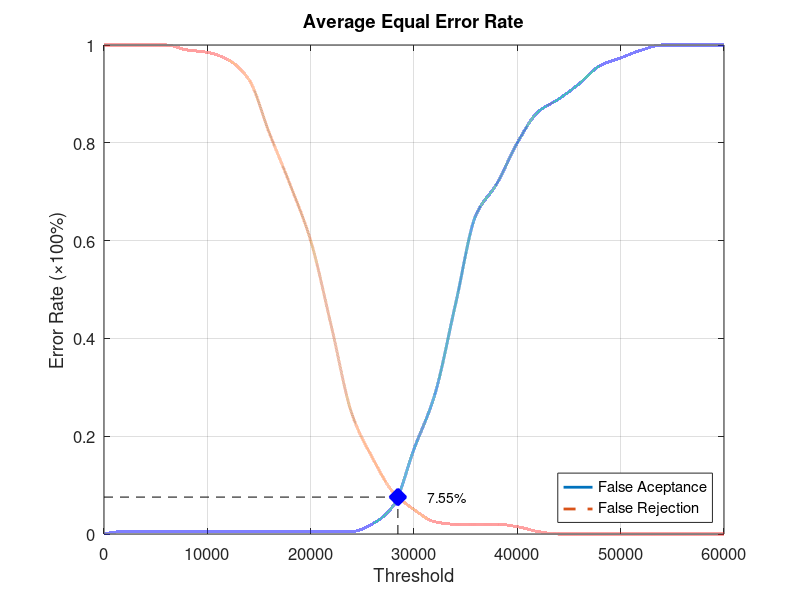
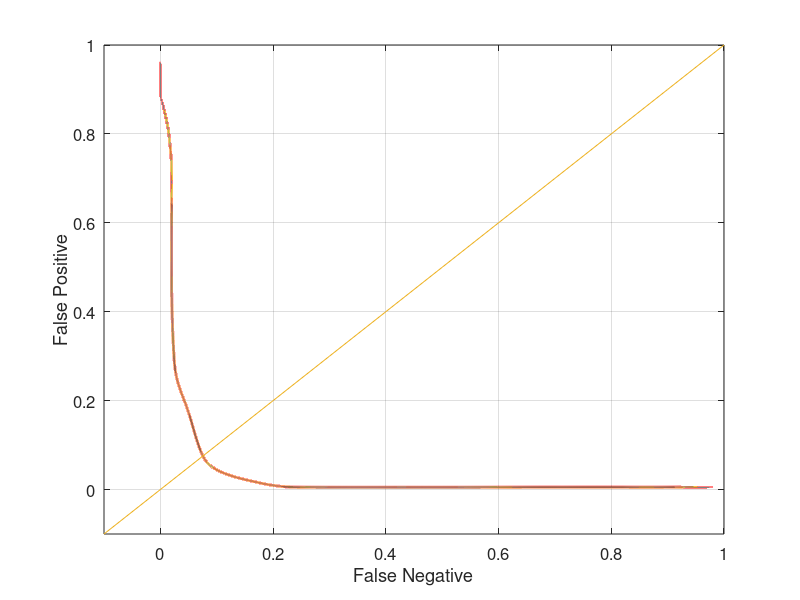

Write MATLAB code to recreate these figures, in order.
function yEER = Database3_4
close all;
clear;
clc;
x = 0:2000:60000;
xq = 0:0.5:60000;

y0 = [0 0.00526316 0.00526316 0.00526316 0.00526316 0.00526316 0.00526316 0.00526316 0.00526316 0.00526316 0.00526316 0.00526316 0.00526316 0.0210526 0.0578947 0.173684 0.284211 0.468421 0.652632 0.715789 0.8 0.863158 0.889474 0.921053 0.957895 0.973684 0.989474 1 1 1 1];
yy0 = interp1(x, y0, xq, 'pchip');
y1 = [1 1 1 1 0.99 0.985 0.97 0.93 0.82 0.715 0.6 0.425 0.245 0.155 0.085 0.05 0.025 0.02 0.02 0.02 0.015 0.005 0 0 0 0 0 0 0 0 0];
yy1 = interp1(x, y1, xq, 'pchip');

% Calculating EER: 
y2 = abs(y0 - y1);
find(y2 == min(y2))
yy2 = abs(yy0 - yy1);
xEER = find(yy2 == min(yy2));
xEERIndex = xq(xEER) % X-axis EER
yEER = yy0(xEER) % Y-axis EER

main = figure
plot(xq, yy0,'-','LineWidth', 2);	hold on
plot(xq, yy1,'--','LineWidth', 2);	hold on
plot([xEERIndex xEERIndex], [0 yEER], 'k--');	hold on
plot([0 xEERIndex], [yEER yEER], 'k--');	hold on
plot(xEERIndex, yEER, 'bx', 'LineWidth', 10);	hold on
text(xEERIndex + 10 * xEERIndex / 100, yEER, [num2str(round((10000 * yEER)) / 100) '%'])
legend('False Aceptance', 'False Rejection', 'Location', 'SouthEast')
xlabel('Threshold')
ylabel('Error Rate (\times100%)')
title('Average Equal Error Rate')
set(gca, 'FontSize', 12)
axis([0 60000 0 1])
grid on

print(main, 'Database3_4Main', '-dpng');
FNRxFPR = figure('Color', [1 1 1]);
plot(yy1, yy0, '-', yy1, yy0, 'LineWidth', 2);
hold on
y = -0.1:0.1:1
plot(y, y); 
set(gca, 'FontSize', 12)
xlabel('False Negative')
ylabel('False Positive')
axis([-0.1 1 -0.1 1])
set(gca, 'FontSize', 12)
grid on

print(FNRxFPR, 'Database3_4FNRxFPR','-dpng');
end
